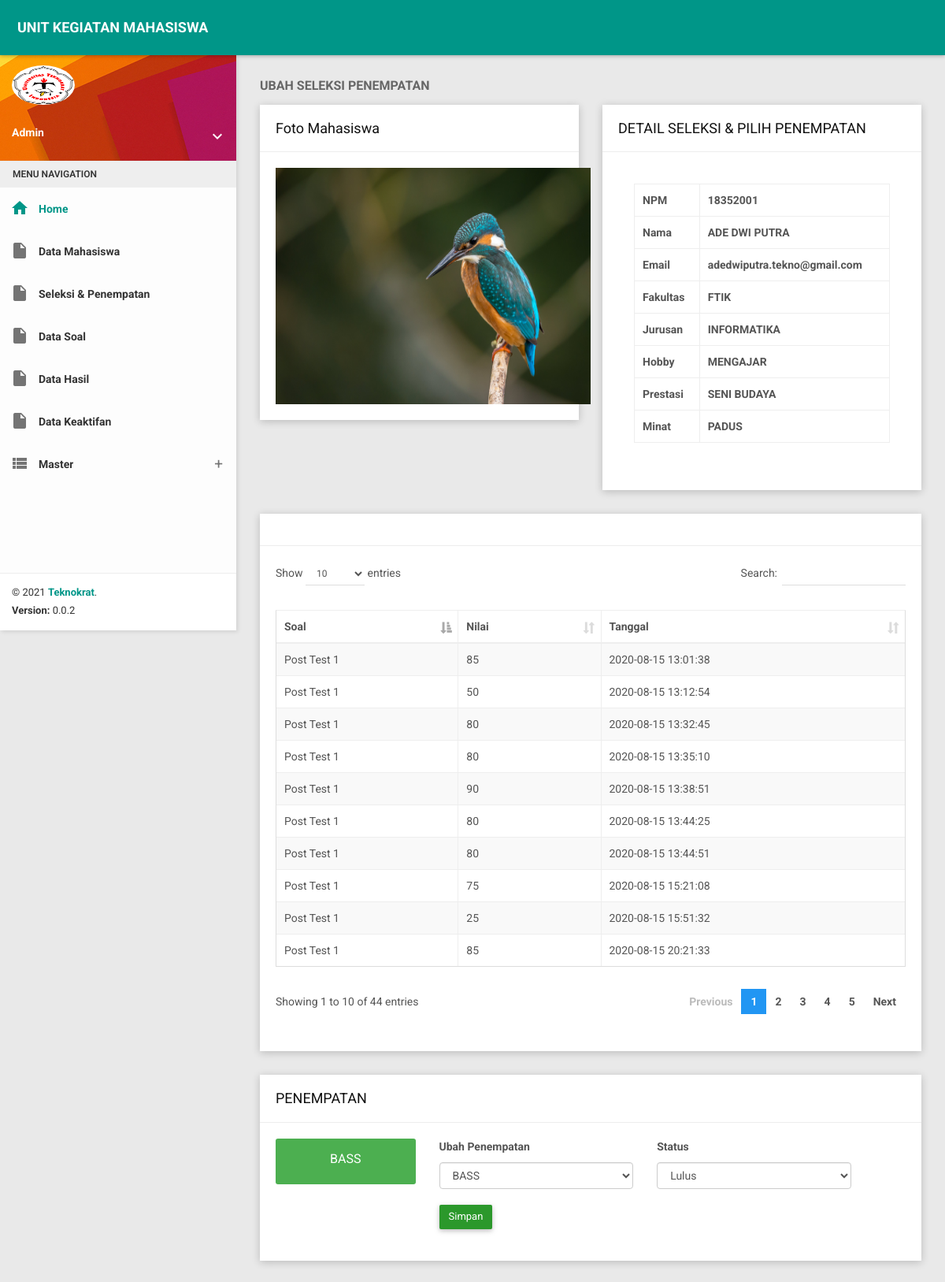
Screenshot of /admin/ubah_seleksi_penempatan/9/893818 with the database file from the repository.
### tables this page shows
CREATE TABLE `tbl_detail_mahasiswa` (
  `id_detail_mahasiswa` int(10) NOT NULL,
  `id_register` int(10) NOT NULL,
  `hobby` varchar(200) NOT NULL,
  `prestasi` varchar(300) NOT NULL,
  `minat` varchar(200) NOT NULL,
  `gambar` varchar(200) DEFAULT NULL
);

CREATE TABLE `tbl_register` (
  `id_register` int(10) NOT NULL,
  `npm` varchar(50) DEFAULT NULL,
  `nama` varchar(100) DEFAULT NULL,
  `password` varchar(200) DEFAULT NULL,
  `email` varchar(100) DEFAULT NULL,
  `id_jurusan` int(10) DEFAULT NULL,
  `id_fakultas` int(10) DEFAULT NULL
);

CREATE TABLE `tbl_fakultas` (
  `id_fakultas` int(10) NOT NULL,
  `fakultas` varchar(100) NOT NULL
);

CREATE TABLE `tbl_jurusan` (
  `id_jurusan` int(10) NOT NULL,
  `jurusan` varchar(100) NOT NULL
);

CREATE TABLE `tbl_nilai` (
  `id_nilai` int(10) NOT NULL,
  `id_register` int(10) NOT NULL,
  `id_soal` int(10) NOT NULL,
  `kode` varchar(100) NOT NULL,
  `nilai` decimal(50,0) NOT NULL,
  `hasil` varchar(100) DEFAULT NULL,
  `tanggal_nilai` datetime DEFAULT NULL
);

CREATE TABLE `tbl_soal` (
  `id_soal` int(10) NOT NULL,
  `id_ukm` int(10) NOT NULL,
  `kode` varchar(100) DEFAULT NULL,
  `no` varchar(50) DEFAULT NULL,
  `judul_soal` varchar(200) DEFAULT NULL,
  `waktu` varchar(50) DEFAULT NULL,
  `pertanyaan` text DEFAULT NULL,
  `pilihan1` varchar(200) DEFAULT NULL,
  `p1` varchar(50) DEFAULT NULL,
  `pilihan2` varchar(200) DEFAULT NULL,
  `p2` varchar(50) DEFAULT NULL,
  `pilihan3` varchar(200) DEFAULT NULL,
  `p3` varchar(50) DEFAULT NULL,
  `pilihan4` varchar(200) DEFAULT NULL,
  `p4` varchar(50) DEFAULT NULL,
  `jawaban` varchar(20) DEFAULT NULL,
  `waktu_mulai` datetime NOT NULL,
  `waktu_akhir` datetime NOT NULL,
  `tanggal` datetime DEFAULT NULL
);

CREATE TABLE `penempatan_mahasiswa` (
  `id_penempatan_mahasiswa` int(10) NOT NULL,
  `id_register` int(10) NOT NULL,
  `id_penempatan` int(10) NOT NULL
);

CREATE TABLE `tbl_penempatan` (
  `id_penempatan` int(10) NOT NULL,
  `penempatan` varchar(100) DEFAULT NULL
);

### application/controllers/Admin.php (called while the page is built, shortened)
<?php
class Admin extends CI_Controller {
	function __construct(){
		$this->load->model('master');
		$this->load->helper('tglid');
		$this->load->library('ciqrcode');
	}
	public function ubah_seleksi_penempatan($id_register, $kode)
	{
		$data['judul'] = 'ADMIN || DETAIL SELEKSI';
		$data['nama'] = $this->session->userdata('nama');
		$data['nik'] = $this->session->userdata('nik');
		$data['id_admin'] = $this->session->userdata('id_admin');
		$this->load->view('admin/header', $data);
		$data['id_register'] = $id_register;
		$data['tampil_detail_mahasiswa'] = $this->master->tampil_detail_mahasiswa_admin($id_register);
		$data['lihat_hasil_seleksi'] = $this->master->lihat_hasil_seleksi($id_register, $kode);
		$data['tampil_penempatan'] = $this->master->tampil_penempatan();
		$data['tampil_suara'] = $this->master->tampil_suara();
		$data['cek_penempatan_mahasiswa'] = $this->master->cek_penempatan_mahasiswa($id_register);
		$data['tampil_penempatan_mahasiswa'] = $this->master->tampil_penempatan_mahasiswa($id_register);
		$this->load->view('admin/ubah_seleksi_penempatan', $data);
		$this->load->view('admin/footer');
	}
}

### index.php (called while the page is built, shortened)
<?php
require_once BASEPATH.'core/CodeIgniter.php';

### application/models/Master.php (called while the page is built, shortened)
<?php defined('BASEPATH') OR exit('No direct script access allowed');
class master extends CI_Model{
	public function tampil_detail_mahasiswa_admin($id_register)
	{
		$jalan = $this->db->query("SELECT * FROM `tbl_detail_mahasiswa`, tbl_register, tbl_jurusan, tbl_fakultas where tbl_detail_mahasiswa.id_register = tbl_register.id_register and tbl_fakultas.id_fakultas = tbl_register.id_fakultas and tbl_jurusan.id_jurusan = tbl_register.id_jurusan and tbl_detail_mahasiswa.id_register = '$id_register'");
		return $jalan->result();
	}
	public function tampil_penempatan()
	{
		$jalan = $this->db->query("SELECT * FROM `tbl_penempatan` order by id_penempatan desc");
		return $jalan->result();
	}
	public function lihat_hasil_seleksi($id_register, $kode)
	{
		$jalan = $this->db->query("SELECT * FROM `tbl_nilai`, tbl_soal where tbl_nilai.kode = '$kode' and tbl_nilai.id_soal = tbl_soal.id_soal ");
		return $jalan->result();
	}
	public function tampil_penempatan_mahasiswa($id_register)
	{
		$jalan = $this->db->query("SELECT * FROM `penempatan_mahasiswa`, tbl_penempatan where penempatan_mahasiswa.id_penempatan = tbl_penempatan.id_penempatan and penempatan_mahasiswa.id_register = '$id_register'");
		return $jalan->result();
	}
}

### application/views/admin/ubah_seleksi_penempatan.php (the view, shortened to what this page needs)
<section class="content">
        <div class="container-fluid">
            <div class="block-header">
                <h2>
                   <b> UBAH SELEKSI PENEMPATAN </b>
                </h2>
            </div>
            <div class="row clearfix">
                <div class="col-lg-6 col-md-6 col-sm-12 col-xs-12">
                    <div class="card">
                        <div class="header">
                            <h2>
                                Foto Mahasiswa
                            </h2>
                            <ul class="header-dropdown m-r--5">
                            </ul>
                        </div>
                        <div class="body"><center>
                            <img src="<?php echo base_url(); ?>assets/images/19.jpg" height="300px" width="400px;">
                        </center></div>
                    </div>
                </div>
				<div class="col-lg-6 col-md-6 col-sm-12 col-xs-12">
                    <div class="card">
                        <div class="header">
                            <h2>
                                DETAIL SELEKSI & PILIH PENEMPATAN
                            </h2>
                        </div>
                        <div class="body">
                            <div class="body table-responsive">
                            <table class="table table-bordered">
							<?php foreach($tampil_detail_mahasiswa as $v ) { ?>
                                <thead>
                                    <tr>
                                        <th>NPM</th>
                                        <th><?php echo $v->npm; ?></th>
                                    </tr>
									 <tr>
                                        <th>Nama</th>
                                        <th><?php echo $v->nama; ?></th>
                                    </tr>
									 <tr>
                                        <th>Email</th>
                                        <th><?php echo $v->email; ?></th>
                                    </tr>
									 <tr>
                                        <th>Fakultas</th>
                                        <th><?php echo $v->fakultas; ?></th>
                                    </tr>
									 <tr>
                                        <th>Jurusan</th>
                                        <th><?php echo $v->jurusan; ?></th>
                                    </tr>
									 <tr>
                                        <th>Hobby</th>
                                        <th><?php echo $v->hobby; ?></th>
                                    </tr>
									 <tr>
                                        <th>Prestasi</th>
                                        <th><?php echo $v->prestasi; ?></th>
                                    </tr>
									 <tr>
                                        <th>Minat</th>
                                        <th><?php echo $v->minat; ?></th>
                                    </tr>
                                </thead>
							<?php } ?>
                            </table>
                        </div>
                        </div>
                    </div>
                </div>
				<div class="col-lg-12 col-md-12 col-sm-12 col-xs-12">
                    <div class="card">
                        <div class="header">
                            <ul class="header-dropdown m-r--5">
                            </ul>
                        </div>
                        <div class="body table-responsive">
                            <table class="table table-bordered table-striped table-hover js-basic-example dataTable">
                                <thead>
                                    <tr>
                                        <th>Soal</th>
                                        <th>Nilai</th>
                                        <th>Tanggal</th>
                                    </tr>
                                </thead>
                                <tbody>
								<?php foreach($lihat_hasil_seleksi as $vv) { ?>
                                     <tr>
                                        <td><?php echo $vv->judul_soal; ?></td>
                                        <td><?php echo $vv->nilai; ?></td>
                                        <td><?php echo $vv->tanggal_nilai; ?></td>
                                    </tr>
								<?php } ?>
                                </tbody>
                            </table>
                        </div>
                    </div>
                </div>
				<div class="col-lg-12 col-md-12 col-sm-12 col-xs-12">
                    <div class="card">
                        <div class="header">
                            <h2>
                                PENEMPATAN
                            </h2>
                        </div>
                        <div class="body">
						<form action="<?php echo base_url("admin/ubah_penempatan_mahasiswa/$id_register"); ?>" method="post">
                            <div class="row clearfix"><center>
							<?php foreach($tampil_penempatan_mahasiswa as $mm) { ?>
							<div class="col-xs-6 col-sm-4 col-md-3 col-lg-3">
                                    <div class="demo-color-box bg-green">
                                        <div class="color-name"><?php echo $mm->penempatan; ?></div>
                                    </div>
                                </div></center>
							<?php } ?>
                                <div class="col-md-4">
                                    <p>
                                        <b>Ubah Penempatan</b>
                                    </p>
                                    <select class="form-control show-tick" name="id_penempatan">
									<?php foreach($tampil_penempatan as $p) { ?>
                                        <option value="<?php echo $p->id_penempatan; ?>"><?php echo $p->penempatan; ?></option>
									<?php } ?>
                                    </select>
                                </div>
								 <div class="col-md-4">
                                    <p>
                                        <b>Status</b>
                                    </p>
                                    <select class="form-control show-tick" name="hasil">
                                        <option value="Lulus">Lulus</option>
                                    </select>
                                </div>
                                <div class="col-md-6">
                                    <button type="submit" class="btn btn-success waves-effect">Simpan</button>
                                </div>
								</form>
                            </div>
                        </div>
                    </div>
                </div>
        </div>
    </section>

### rows the page displays
tbl_detail_mahasiswa: id_register.npm "18352001", id_register.nama "ADE DWI PUTRA", id_register.email "adedwiputra.tekno@gmail.com", tbl_fakultas.fakultas "FTIK", tbl_jurusan.jurusan "INFORMATIKA", hobby "MENGAJAR", prestasi "SENI BUDAYA", minat "PADUS"
tbl_nilai: id_soal.judul_soal "Post Test 1", nilai "85", tanggal_nilai "2020-08-15 13:01:38"
tbl_nilai: id_soal.judul_soal "Post Test 1", nilai "50", tanggal_nilai "2020-08-15 13:12:54"
tbl_nilai: id_soal.judul_soal "Post Test 1", nilai "80", tanggal_nilai "2020-08-15 13:32:45"
tbl_nilai: id_soal.judul_soal "Post Test 1", nilai "80", tanggal_nilai "2020-08-15 13:35:10"
tbl_nilai: id_soal.judul_soal "Post Test 1", nilai "90", tanggal_nilai "2020-08-15 13:38:51"
tbl_nilai: id_soal.judul_soal "Post Test 1", nilai "80", tanggal_nilai "2020-08-15 13:44:25"
tbl_nilai: id_soal.judul_soal "Post Test 1", nilai "80", tanggal_nilai "2020-08-15 13:44:51"
tbl_nilai: id_soal.judul_soal "Post Test 1", nilai "75", tanggal_nilai "2020-08-15 15:21:08"
tbl_nilai: id_soal.judul_soal "Post Test 1", nilai "25", tanggal_nilai "2020-08-15 15:51:32"
tbl_nilai: id_soal.judul_soal "Post Test 1", nilai "85", tanggal_nilai "2020-08-15 20:21:33"
penempatan_mahasiswa: id_penempatan.penempatan "BASS"

### other values shown
form field id_penempatan "BASS"
